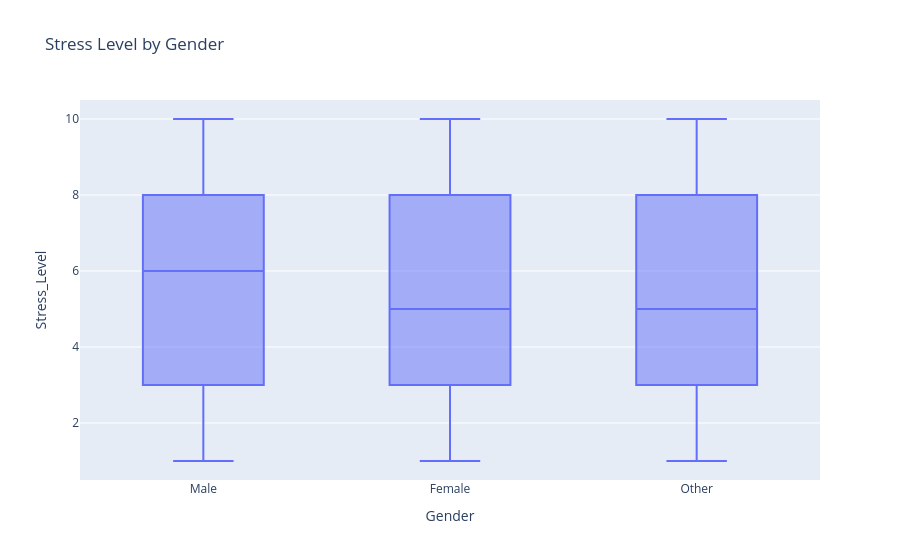

The notebook cell saved with this chart:
### Code cell
fig = px.box(
    df,
    x="Gender",
    y="Stress_Level",
    title="Stress Level by Gender"
)

fig.show()

### Figure 1 — Plotly figure (JSON) as saved in the notebook; plotly's stock layout.template omitted (floating-point values rounded to 4 significant figures; data arrays with more than 128 entries replaced by an {"elided": "..."} marker saying what was removed)
{"data": [{"alignmentgroup": "True", "hovertemplate": "Gender=%{x}<br>Stress_Level=%{y}<extra></extra>", "legendgroup": "", "marker": {"color": "#636efa"}, "name": "", "notched": false, "offsetgroup": "", "orientation": "v", "showlegend": false, "type": "box", "x": {"elided": "50000 str values"}, "x0": " ", "xaxis": "x", "y": {"elided": "50000 int values"}, "y0": " ", "yaxis": "y"}], "layout": {"boxmode": "group", "legend": {"tracegroupgap": 0}, "title": {"text": "Stress Level by Gender"}, "xaxis": {"anchor": "y", "domain": [0, 1], "title": {"text": "Gender"}}, "yaxis": {"anchor": "x", "domain": [0, 1], "title": {"text": "Stress_Level"}}}}
